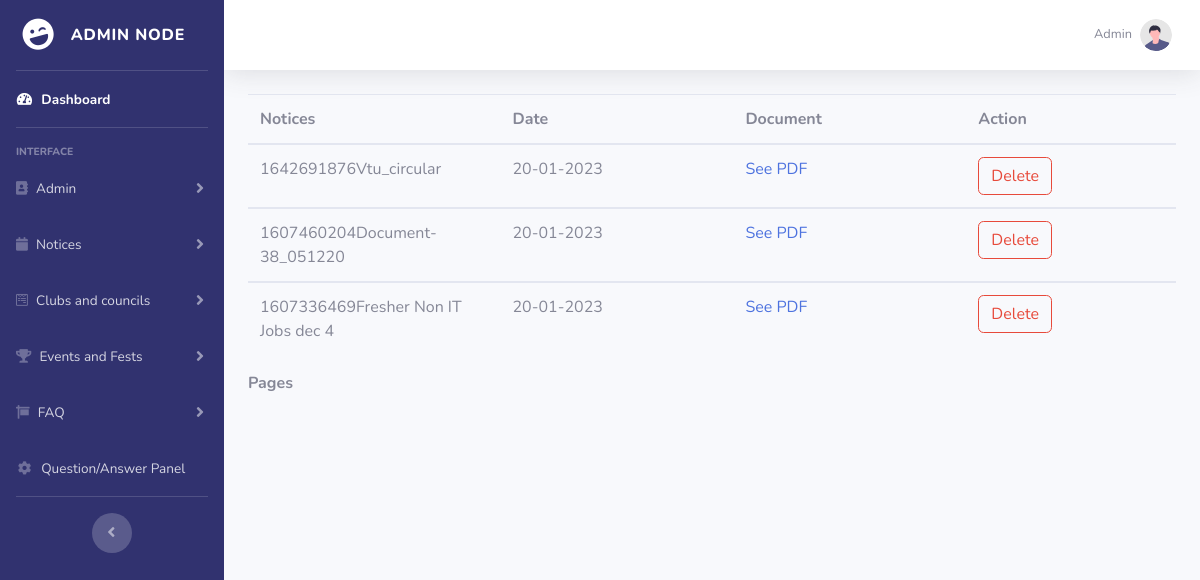
The page /view_notice.php (signed in) on the database its author committed.
### tables this page shows
CREATE TABLE `notice` (
  `notice_id` int(11) NOT NULL,
  `title` varchar(500) NOT NULL,
  `date` varchar(20) NOT NULL,
  `npdf` varchar(1000) NOT NULL
);

### view_notice.php (the view, shortened to what this page needs)
<!DOCTYPE html>
<html lang="en">
<head>
    <link href="vendor/fontawesome-free/css/all.min.css" rel="stylesheet" type="text/css">
    <link href="css/sb-admin-2.min.css" rel="stylesheet">
</head>
<body id="page-top">
    <div id="wrapper">
        <?php
        include 'include/sidebar.php'
        ?>
        <div id="content-wrapper" class="d-flex flex-column">
            <div id="content">
                <?php
                include 'include/topbar.php'
                ?>
                <div class="container-fluid">
                    <?php
                    include 'conn.php';
                    if (isset($_GET["page"])) {
                        $page = $_GET["page"];
                    } else {
                        $page = 1;
                    };
                    $start_from = ($page - 1) * 20;
                    $sql = "select * from notice ORDER BY notice_id DESC LIMIT $start_from, 20";
                    $rs_result = mysqli_query($con, $sql);
                    ?>
                    <table class="table">
                        <thead>
                            <tr>
                                <th width="20%">Notices</th>
                                <th width="20%">Date</th>
                                <th width="20%">Document</th>
                                <th colspan=2 width="18%">Action</th>
                            </tr>
                        </thead>
                        <?php
                        while ($row = mysqli_fetch_assoc($rs_result)) {
                        ?>
                            <tbody>
                                <tr>
                                    <td> <?php echo $row["title"]; ?> </td>
                                    <td> <?php echo $row["date"]; ?> </td>
                                    <td><a href="npdf/<?php echo $row["npdf"]; ?>" target="_blank">See PDF </a></td>
                                    <td><a class="btn btn-outline-danger" href='noticedelete.php?key1=<?php echo $row["notice_id"]; ?>'>Delete</a>
                                    </td>
                                </tr>
                            </tbody>
                        <?php
                        };
                        ?>
                    </table>
                    <strong>Pages </strong>
                </div>
            </div>
        </div>
    </div>
</body>
</html>

### rows shown on the page
notice: title "1642691876Vtu_circular", date "20-01-2023"
notice: title "1607460204Document-38_051220", date "20-01-2023"
notice: title "1607336469Fresher Non IT Jobs dec 4", date "20-01-2023"

### other values the page prints
$_SESSION['username'] "Admin"
